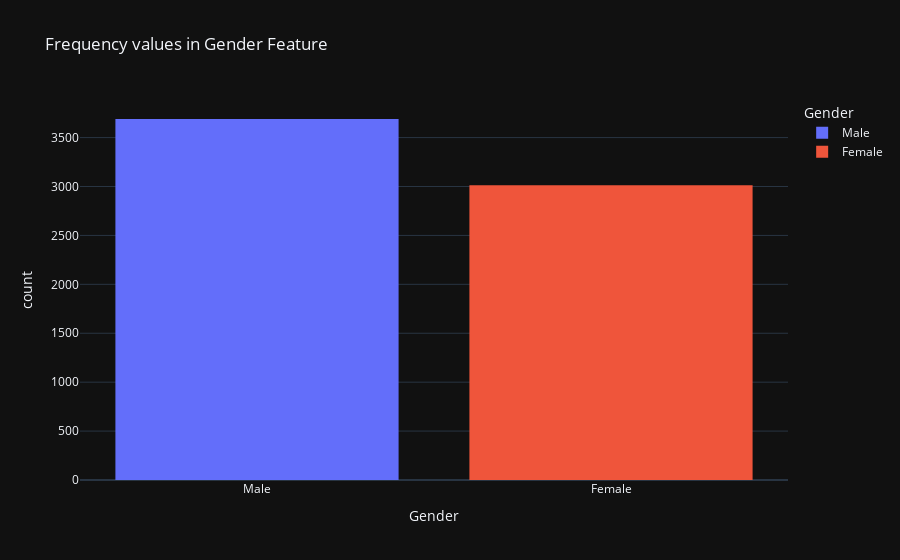
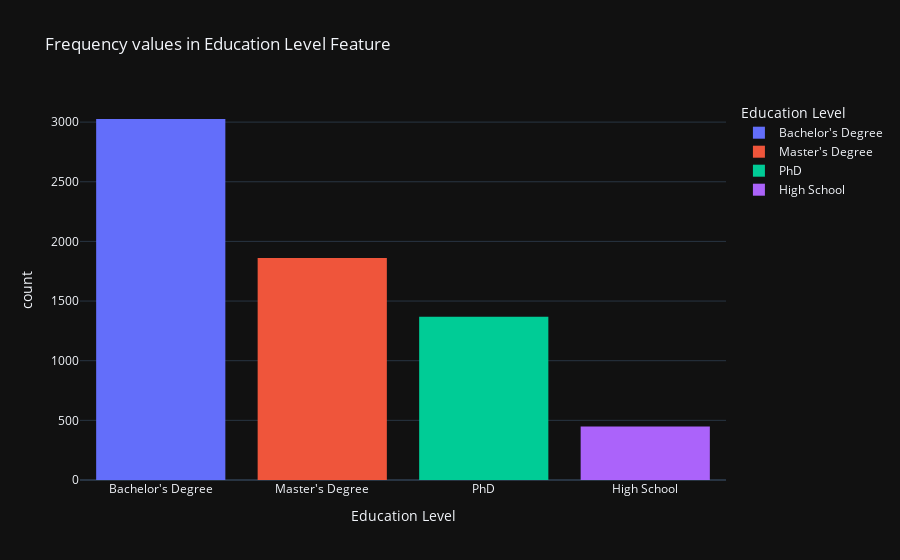

Write notebook code for charts like these, in order.
### Code cell
for col in df[['Gender', 'Education Level']]:
    fig = px.histogram(df, x=col, template='plotly_dark', color=df[col], title=f"Frequency values in {col} Feature")
    fig.show()

### Figure 1 — Plotly figure (JSON) as saved in the notebook; plotly's stock layout.template omitted (floating-point values rounded to 4 significant figures; data arrays with more than 128 entries replaced by an {"elided": "..."} marker saying what was removed)
{"data": [{"alignmentgroup": "True", "bingroup": "x", "hovertemplate": "Gender=%{x}<br>count=%{y}<extra></extra>", "legendgroup": "Male", "marker": {"color": "#636efa", "pattern": {"shape": ""}}, "name": "Male", "offsetgroup": "Male", "orientation": "v", "showlegend": true, "type": "histogram", "x": {"elided": "3690 str values"}, "xaxis": "x", "yaxis": "y"}, {"alignmentgroup": "True", "bingroup": "x", "hovertemplate": "Gender=%{x}<br>count=%{y}<extra></extra>", "legendgroup": "Female", "marker": {"color": "#EF553B", "pattern": {"shape": ""}}, "name": "Female", "offsetgroup": "Female", "orientation": "v", "showlegend": true, "type": "histogram", "x": {"elided": "3014 str values"}, "xaxis": "x", "yaxis": "y"}], "layout": {"barmode": "relative", "legend": {"title": {"text": "Gender"}, "tracegroupgap": 0}, "title": {"text": "Frequency values in Gender Feature"}, "xaxis": {"anchor": "y", "categoryarray": ["Male", "Female"], "categoryorder": "array", "domain": [0, 1], "title": {"text": "Gender"}}, "yaxis": {"anchor": "x", "domain": [0, 1], "title": {"text": "count"}}}}

### Figure 2 — Plotly figure (JSON) as saved in the notebook; plotly's stock layout.template omitted (floating-point values rounded to 4 significant figures; data arrays with more than 128 entries replaced by an {"elided": "..."} marker saying what was removed)
{"data": [{"alignmentgroup": "True", "bingroup": "x", "hovertemplate": "Education Level=%{x}<br>count=%{y}<extra></extra>", "legendgroup": "Bachelor's Degree", "marker": {"color": "#636efa", "pattern": {"shape": ""}}, "name": "Bachelor's Degree", "offsetgroup": "Bachelor's Degree", "orientation": "v", "showlegend": true, "type": "histogram", "x": {"elided": "3026 str values"}, "xaxis": "x", "yaxis": "y"}, {"alignmentgroup": "True", "bingroup": "x", "hovertemplate": "Education Level=%{x}<br>count=%{y}<extra></extra>", "legendgroup": "Master's Degree", "marker": {"color": "#EF553B", "pattern": {"shape": ""}}, "name": "Master's Degree", "offsetgroup": "Master's Degree", "orientation": "v", "showlegend": true, "type": "histogram", "x": {"elided": "1861 str values"}, "xaxis": "x", "yaxis": "y"}, {"alignmentgroup": "True", "bingroup": "x", "hovertemplate": "Education Level=%{x}<br>count=%{y}<extra></extra>", "legendgroup": "PhD", "marker": {"color": "#00cc96", "pattern": {"shape": ""}}, "name": "PhD", "offsetgroup": "PhD", "orientation": "v", "showlegend": true, "type": "histogram", "x": {"elided": "1369 str values"}, "xaxis": "x", "yaxis": "y"}, {"alignmentgroup": "True", "bingroup": "x", "hovertemplate": "Education Level=%{x}<br>count=%{y}<extra></extra>", "legendgroup": "High School", "marker": {"color": "#ab63fa", "pattern": {"shape": ""}}, "name": "High School", "offsetgroup": "High School", "orientation": "v", "showlegend": true, "type": "histogram", "x": {"elided": "448 str values"}, "xaxis": "x", "yaxis": "y"}], "layout": {"barmode": "relative", "legend": {"title": {"text": "Education Level"}, "tracegroupgap": 0}, "title": {"text": "Frequency values in Education Level Feature"}, "xaxis": {"anchor": "y", "categoryarray": ["Bachelor's Degree", "Master's Degree", "PhD", "High School"], "categoryorder": "array", "domain": [0, 1], "title": {"text": "Education Level"}}, "yaxis": {"anchor": "x", "domain": [0, 1], "title": {"text": "count"}}}}
